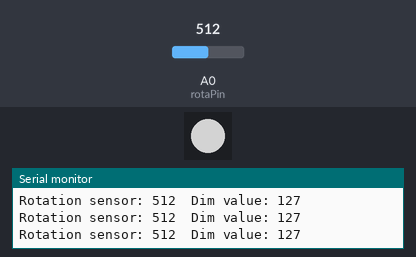
The sketch below on a simulated Arduino Uno, built with avr-gcc and run on an emulated ATmega328P. Shown: 1 RGB LEDs in strip order, left to right, the last lines printed to the serial monitor. Inputs (shaded band) come from the test bench; at power-on: A0 (rotaPin) = 512. Dim RGB values are drawn brighter than linear.

Above: at 1.2 s.
1.3 s: A0 (rotaPin) set to 6
At 2.5 s:
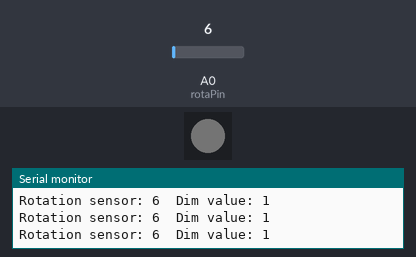
2.8 s: A0 (rotaPin) set to 3
At 4.0 s:
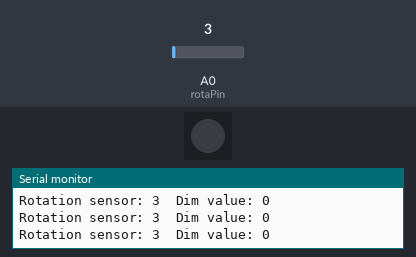
4.3 s: A0 (rotaPin) set to 122
At 5.5 s:
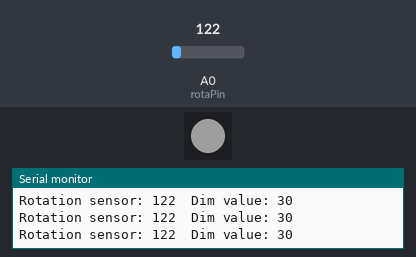
5.8 s: A0 (rotaPin) set to 391
At 6.7 s:
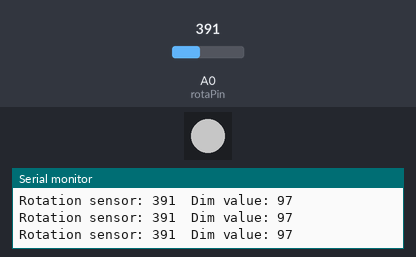
7.3 s: A0 (rotaPin) set to 419
At 7.9 s:
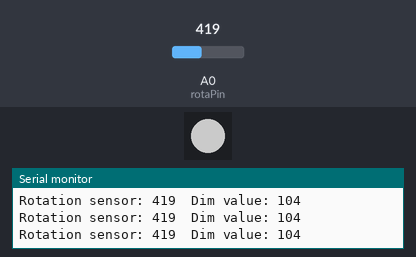
Timing chart, 0 to 9.8 s (numbered marks = the images above; inputs shaded):
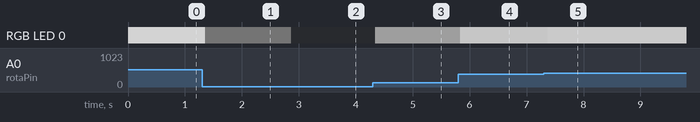

Measured:
- the behaviour switches between 5 and 4 on A0 (rotaPin) (found by bisection; images 1 and 2)
- after the input at 1.3 s, RGB LED 0: RGB(127, 127, 127) → RGB(1, 1, 1) after 0.05 s
- after the input at 2.8 s, RGB LED 0: RGB(1, 1, 1) → off after 0.06 s
- after the input at 4.3 s, RGB LED 0: off → RGB(30, 30, 30) at once
- after the input at 5.8 s, RGB LED 0: RGB(30, 30, 30) → RGB(97, 97, 97) at once
- after the input at 7.3 s, RGB LED 0: RGB(97, 97, 97) → RGB(104, 104, 104) after 0.08 s

The sketch:

6_serial_messaging.ino
```cpp
// Demonstrates labelling and formatting of serial monitor messages.


// ---------------------------------------------- Libraries

#include <FastLED.h>

// ---------------------------------------------- Variables

// Connections to the Chainable RGB LED
#define CLOCK_PIN 7
#define DATA_PIN 8

// How many leds in the chain?
#define NUM_LEDS 1

// An array to hold the led data
CRGB leds[NUM_LEDS];


// rotation sensor on analog pin A0
int rotaPin = A0;

// stores rotation sensor input value
int rotaValue;


void setup() {
  // Initialize serial connection
  Serial.begin(9600);

  // Initialize Chainable LEDs
  FastLED.addLeds<P9813, DATA_PIN, CLOCK_PIN, RGB>(leds, NUM_LEDS);

  pinMode(rotaPin, INPUT);
}

void loop() {

  // read sensor input value
  rotaValue = analogRead(rotaPin);

  // scale sensor input value [0,1023] to LED brightness range [0,255]
  int dim = map(rotaValue, 0, 1023, 0, 255);

  // print value to serial
  Serial.print("Rotation sensor: ");
  Serial.print(rotaValue);
  Serial.print("\tDim value: ");
  Serial.println(dim);

  // set color and show
  leds[0].setRGB(dim, dim, dim);
  FastLED.show();
}
```
